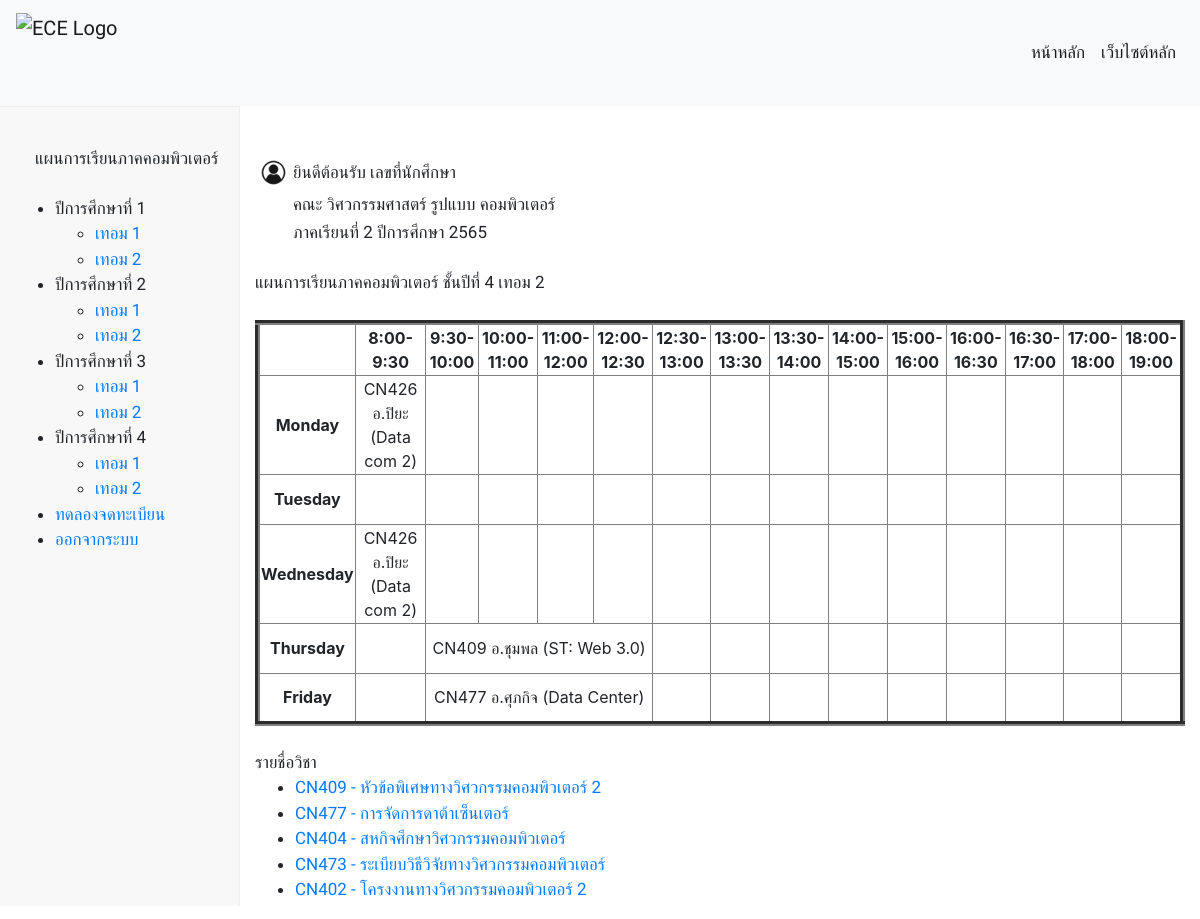
Page /four_termtwo on the committed database.
### database/models.py (models this page shows, shortened)
class Subject(models.Model):
    S_id = models.CharField(max_length=25)
    S_name = models.CharField(max_length=50)
    S_credits = models.FloatField()
    S_detail = models.TextField()
    S_teacher = models.ForeignKey(Person, on_delete=models.CASCADE)
    pre_id = models.ManyToManyField(
        'self', blank=True, symmetrical=False, related_name='presub')
    post_id = models.ManyToManyField(
        'self', blank=True, symmetrical=False, related_name='postsub')
    same_id = models.ManyToManyField(
        'self', blank=True, symmetrical=False, related_name='samesub')
    term = models.CharField(max_length=25,null=True, blank=True,)

### subjectenroller/views.py (the view)
# urls.py: path('four_termtwo', views.four_termtwo , name="four_termtwo"),
def four_termtwo(request):
    skills = Skill.objects.all()
    subject = Subject.objects.all()
    context = {'skills': skills,'subject': subject,}
    return render(request, 'subjectenroller/four_termtwo.html', context)

### subjectenroller/templates/subjectenroller/four_termtwo.html (shortened to what this page needs)
{% extends "subjectenroller/layout.html" %}
{% load static %}
{% block body %}
    <br>
    <br>
    <div style="display: flex; flex-direction: column;">
        <div class="container">
            <div class="row">
              <div class="col-auto">
                <table style="width:100%">
                    <tr>
                        <th><img src="/static/image/user.jpg" alt="userlogo" width="35" height="35"></th>
                        <td><a>ยินดีต้อนรับ {{ request.session.name }}  เลขที่นักศึกษา {{ request.session.user_id }}</a></td>
                    </tr>
                    <tr>
                        <td></td>
                        <td><a>คณะ วิศวกรรมศาสตร์ รูปแบบ คอมพิวเตอร์</a></td>
                    </tr>
                    <tr>
                        <td></td>
                        <td><a>ภาคเรียนที่ 2 ปีการศึกษา 2565</a></td>
                    </tr>
                </table>
              </div>
              <div class="col-auto">
              </div>
            </div>
            <br>
            <a>แผนการเรียนภาคคอมพิวเตอร์  ชั้นปีที่ 4 เทอม 2</a>
            <br>
            <br>
            <table border="5" cellspacing="0" align="center">
                <tr>
                    <td align="center" height="50"
                        width="100"><br>
                    </td>
                    <td align="center" height="50"
                        width="200">
                        <b>8:00-9:30</b>
                    </td>
                    <td align="center" height="50"
                        width="100">
                        <b>9:30-10:00</b>
                    </td>
                    <td align="center" height="50"
                        width="100">
                        <b>10:00-11:00</b>
                    </td>
                    <td align="center" height="50"
                        width="100">
                        <b>11:00-12:00</b>
                    </td>
                    <td align="center" height="50"
                        width="100">
                        <b>12:00-12:30</b>
                    </td>
                    <td align="center" height="50"
                        width="100">
                        <b>12:30-13:00</b>
                    </td>
                    <td align="center" height="50"
                        width="100">
                        <b>13:00-13:30</b>
                    </td>
                    <td align="center" height="50"
                        width="100">
                        <b>13:30-14:00</b>
                    </td>
                    <td align="center" height="50"
                        width="100">
                        <b>14:00-15:00</b>
                    </td>
                    <td align="center" height="50"
                        width="100">
                        <b>15:00-16:00</b>
                    </td>
                    <td align="center" height="50"
                        width="100">
                        <b>16:00-16:30</b>
                    </td>
                    <td align="center" height="50"
                        width="100">
                        <b>16:30-17:00</b>
                    </td>
                    <td align="center" height="50"
                        width="100">
                        <b>17:00-18:00</b>
                    </td>
                    <td align="center" height="50"
                        width="100">
                        <b>18:00-19:00</b>
                    </td>
                </tr>
                <tr>
                    <td align="center" height="50">
                        <b>Monday</b></td>
                    <td align="center" height="50">CN426 อ.ปิยะ (Data com 2) </td>
                    <td align="center" height="50"></td>
                    <td align="center" height="50"></td>
                    <td align="center" height="50"></td>
                    <td align="center" height="50"></td>
                    <td align="center" height="50"></td>
                    <td align="center" height="50"></td>
                    <td align="center" height="50"></td>
                    <td align="center" height="50"></td>
                    <td align="center" height="50"></td>
                    <td align="center" height="50"></td>
                    <td align="center" height="50"></td>
                    <td align="center" height="50"></td>
                    <td align="center" height="50"></td>
                </tr>
                <tr>
                    <td align="center" height="50">
                        <b>Tuesday</b>
                    </td>
                    <td align="center" height="50"></td>
                    <td align="center" height="50"></td>
                    <td align="center" height="50"></td>
                    <td align="center" height="50"></td>
                    <td align="center" height="50"></td>
                    <td align="center" height="50"></td>
                    <td align="center" height="50"></td>
                    <td align="center" height="50"></td>
                    <td align="center" height="50"></td>
                    <td align="center" height="50"></td>
                    <td align="center" height="50"></td>
                    <td align="center" height="50"></td>
                    <td align="center" height="50"></td>
                </tr>
                <tr>
                    <td align="center" height="50">
                        <b>Wednesday</b>
                    </td>
                    <td align="center" height="50">CN426 อ.ปิยะ (Data com 2) </td>
                    <td align="center" height="50"></td>
                    <td align="center" height="50"></td>
                    <td align="center" height="50"></td>
                    <td align="center" height="50"></td>
                    <td align="center" height="50"></td>
                    <td align="center" height="50"></td>
                    <td align="center" height="50"></td>
                    <td align="center" height="50"></td>
                    <td align="center" height="50"></td>
                    <td align="center" height="50"></td>
                    <td align="center" height="50"></td>
                    <td align="center" height="50"></td>
                    <td align="center" height="50"></td>
                </tr>
                <tr>
                    <td align="center" height="50">
                        <b>Thursday</b>
                    </td>
                    <td align="center" height="50"></td>
                    <td colspan="4" align="center" height="50">CN409 อ.ชุมพล (ST: Web 3.0)</td>
                    <td align="center" height="50"></td>
                    <td align="center" height="50"></td>
                    <td align="center" height="50"></td>
                    <td align="center" height="50"></td>
                    <td align="center" height="50"></td>
                    <td align="center" height="50"></td>
                    <td align="center" height="50"></td>
                    <td align="center" height="50"></td>
                    <td align="center" height="50"></td>
                </tr>
                <tr>
                    <td align="center" height="50">
                        <b>Friday</b>
                    </td>
                    <td align="center" height="50"></td>
                    <td colspan="4" align="center" height="50">CN477 อ.ศุภกิจ (Data Center)</td>
                    <td align="center" height="50"></td>
                    <td align="center" height="50"></td>
                    <td align="center" height="50"></td>
                    <td align="center" height="50"></td>
                    <td align="center" height="50"></td>
                    <td align="center" height="50"></td>
                    <td align="center" height="50"></td>
                    <td align="center" height="50"></td>
                    <td align="center" height="50"></td>
                </tr>
            </table>
        <br>
        <a>รายชื่อวิชา</a>
        <ul>
          {% for subject in subject %}
            {% if subject.term == '42' %}
            <li><a href="{% url 'detail' subject.S_id %}">{{ subject.S_id }} - {{ subject.S_name }}</a></li>
            {% endif %}
          {% endfor %}
        </ul>
{% endblock %}

### static/css/styles.css (style rules this page uses)
a { color: white; font-family: 'Prompt', sans-serif; font-size: 17px; position: relative; }

### rows in the picture
Subject: S_id "CN409", S_name "หัวข้อพิเศษทางวิศวกรรมคอมพิวเตอร์ 2"
Subject: S_id "CN477", S_name "การจัดการดาต้าเซ็นเตอร์"
Subject: S_id "CN404", S_name "สหกิจศึกษาวิศวกรรมคอมพิวเตอร์"
Subject: S_id "CN473", S_name "ระเบียบวิธีวิจัยทางวิศวกรรมคอมพิวเตอร์"
Subject: S_id "CN402", S_name "โครงงานทางวิศวกรรมคอมพิวเตอร์ 2"
